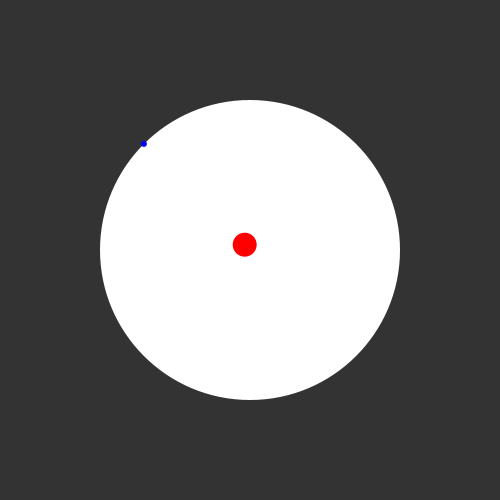
Frame 1 (no input)
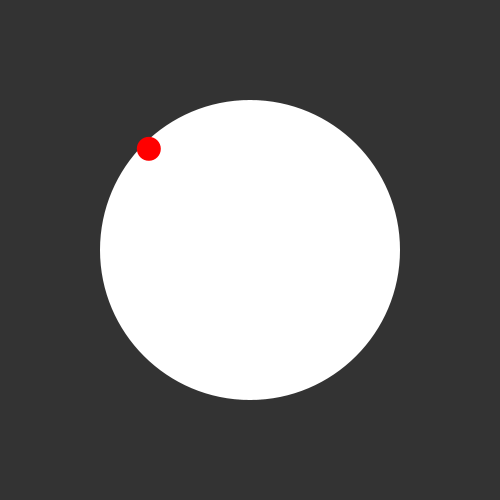
Frame 60 (the mouse pressed at the canvas centre just before this capture)
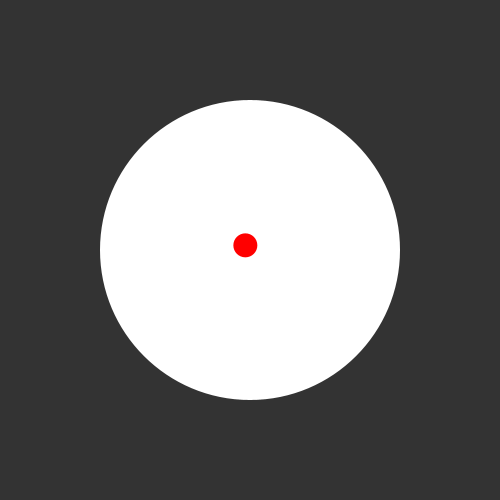
Frame 120 (the mouse held since frame 60 and released just before this capture)

The Processing sketch that drew these frames (run headless with seeded random() and noise(); from frame 60 on, the mouse is pressed at the canvas centre):

// Processing sketch: constrain
// ── constrain.pde
/*
  Copy and pasted from https://forum.processing.org/one/topic/ellipse-constrain-shape.html
  This is used to show that using constrain() to draw eyes that track mouse location is possible.
  */

float x, y;
float easing = 0.05;
PVector circle = new PVector(250, 250);
int radius = 300;
 
void setup() {
  size(500, 500);
  x = y = width/2;
  noStroke();
  smooth();
}
 
void draw () {
  background(51);
  fill(255);
  ellipse(circle.x, circle.y, radius, radius);
 
  PVector m = new PVector(mouseX, mouseY);
  if (dist(m.x, m.y, circle.x, circle.y) > radius/2) {
    m.sub(circle);
    m.normalize();
    m.mult(radius/2);
    m.add(circle);
  }

  fill(0, 0, 255);
  ellipse(m.x, m.y, 6, 6);
 
  x = x + (m.x - x) * easing;
  y = y + (m.y - y) * easing;
 
  fill(255, 0, 0); 
  ellipse(x, y, 24, 24);
}
